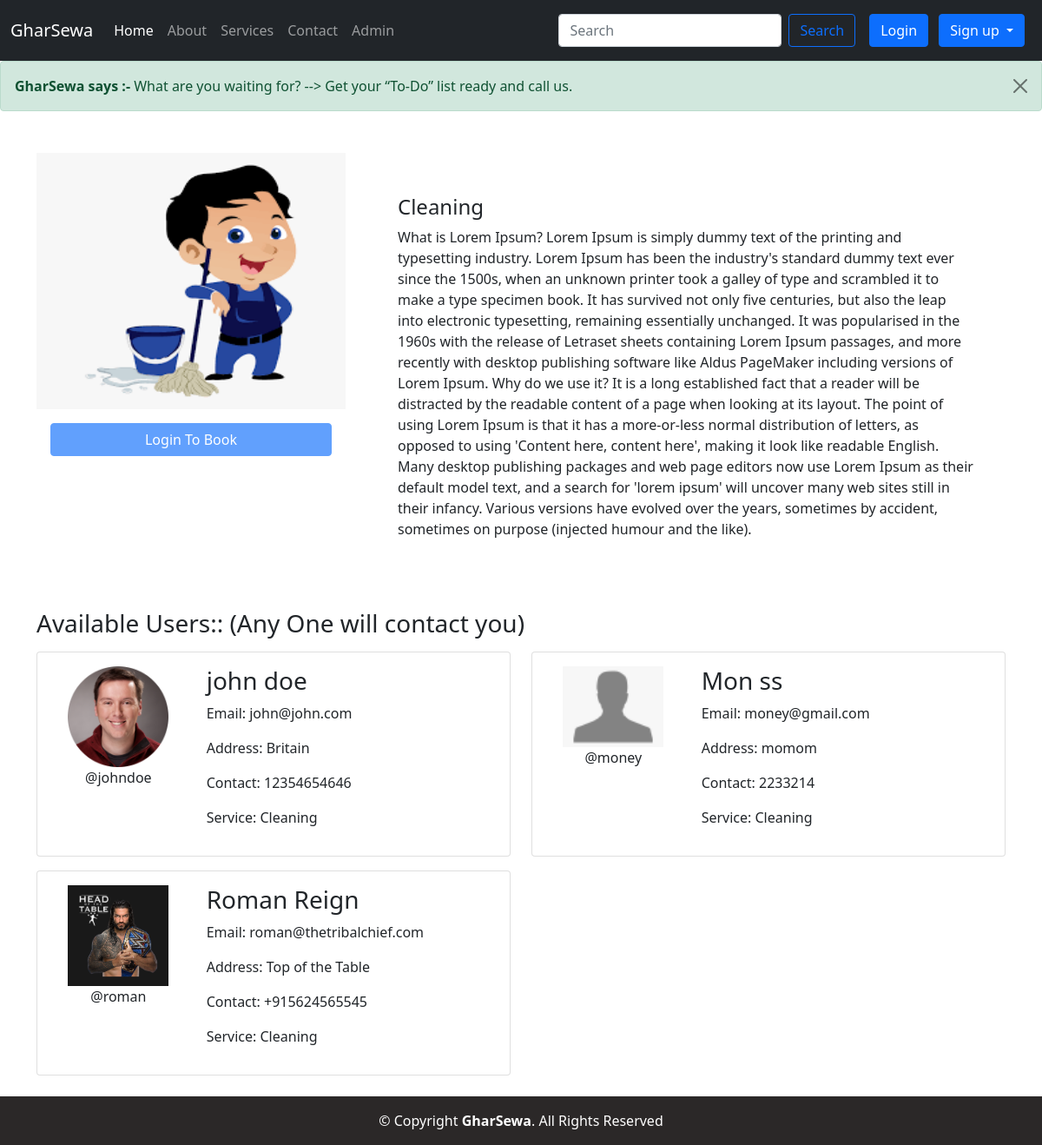
The app's page /services/2/, older data.
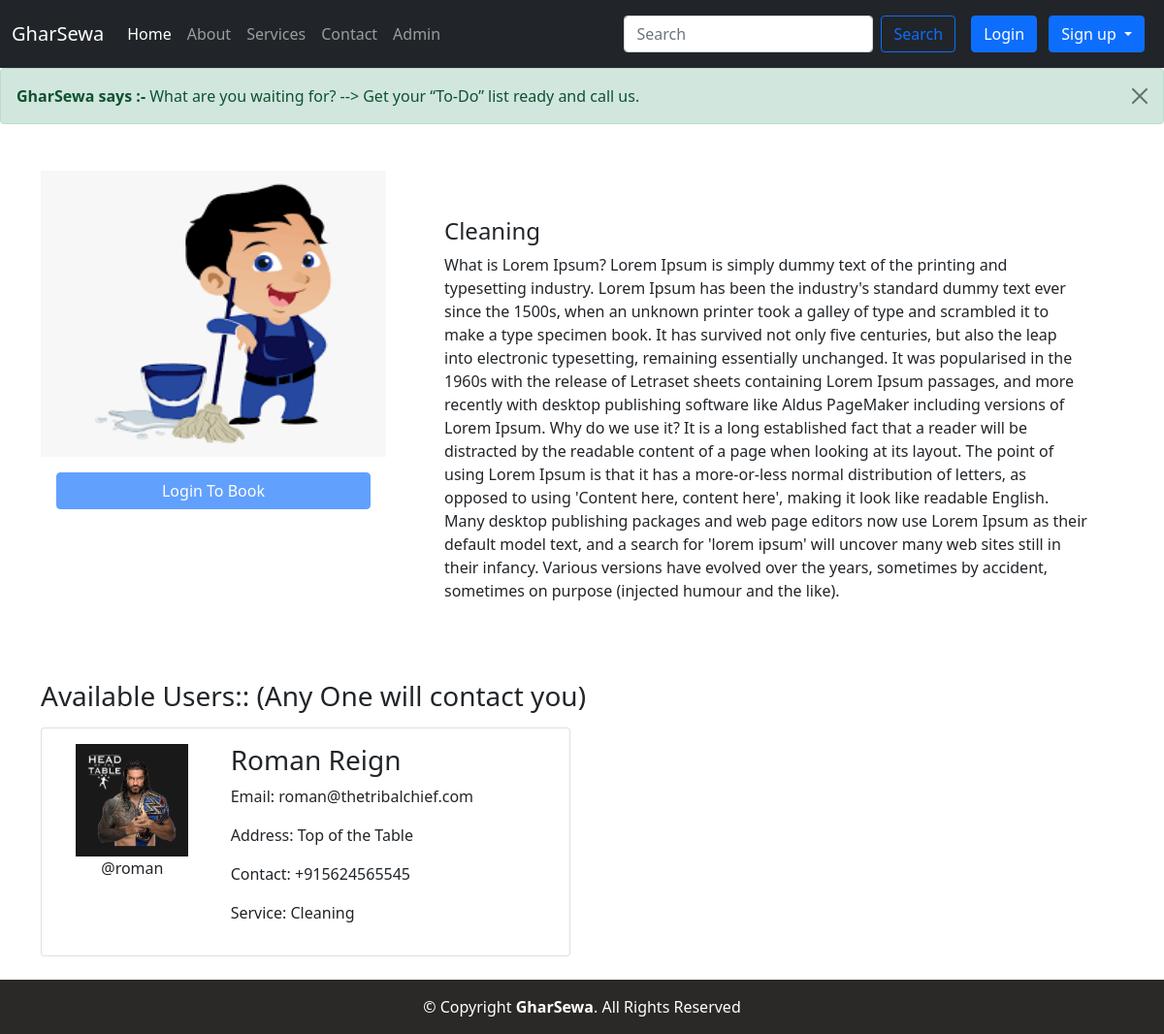
The same page, newer data.
### home/models.py (models this page shows, shortened)
class Service(models.Model):
    service_id = models.AutoField(primary_key=True)
    service_name = models.CharField(max_length=50)
    service_desc = models.TextField()
    image = models.FileField(null=True)
    pub_date = models.DateField(auto_now_add=True)

class Service_Man(models.Model):
    status = models.ForeignKey(Status, on_delete=models.CASCADE, null=True)
    user = models.ForeignKey(User, on_delete=CASCADE, null=True)
    phone = models.CharField(max_length=20, null=True)
    image = models.ImageField(upload_to='service_man/', null=True)
    address = models.CharField(max_length=100, null=True)
    service = models.ForeignKey(
        Service, on_delete=CASCADE, null=True, blank=True)
    date_joined = models.DateField(auto_now_add=True)

### home/views.py (the view)
# urls.py: path('services/<int:myid>/', views.serviceView, name='serviceView'),
def serviceView(request, myid):
    messages.success(
        request, 'What are you waiting for? --> Get your “To-Do” list ready and call us')
    service = Service.objects.filter(service_id=myid)[0]
    users = Service_Man.objects.filter(service=service)
    context = {'service': service, 'users': users}
    return render(request, 'service_view.html', context)

### templates/service_view.html (shortened to what this page needs)
{% extends 'base.html' %}
{% block body %}
<div class="container-fluid">
    <div class="container mt-5">
        <div class="row">
            <div class="col-md-4">
                <div class="row">
                    <img src='/media/{{service.image}}' class="card-img-top" width="233px" height="295px">
                </div>
                <div class="row mt-3 mx-3">
                    {% if user.is_authenticated %}
                    <a href="/book_service/" class="btn btn-primary">Book Now</a>
                    {% else %}
                    <button href="#" class="btn btn-primary" disabled>Login To Book</button>
                    {% endif %}
                </div>
            </div>
            <div class="col-md-8 p-5">
                <h4>{{ service.service_name }}</h4>
                <p>{{ service.service_desc }}</p>
            </div>
        </div>
        <div class="my-3">
            <h3>Available Users:: (Any One will contact you)</h3>
            <div class="row mt-2">
                {% for user in users %}
                <div class="col-md-6">
                    <div class="card card-body my-2">
                        <div class="row">
                            <div class="col-md-4">
                                <div>
                                    <img src="{{user.image.url}}" class="image-thumbnail w-75 m-auto" alt="Photos">
                                    <p class="text-center">@{{user.user.username}}</p>
                                </div>
                            </div>
                            <div class="col-md-8">
                                <h3>{{user.user.first_name}} {{user.user.last_name}}</h3>
                                <p>Email: {{user.user.email}}</p>
                                <p>Address: {{user.address}}</p>
                                <p>Contact: {{user.phone}}</p>
                                <p>Service: {{user.service.service_name}}</p>
                            </div>
                        </div>
                    </div>
                </div>
                {% endfor %}
            </div>
        </div>
    </div>
</div>
{% endblock body %}

### templates/base.html (shortened to what this page needs)
{% load static %}
<!DOCTYPE html>
<html lang="en">
<head>
    <link rel="stylesheet" href="https://cdnjs.cloudflare.com/ajax/libs/jquery-confirm/3.3.2/jquery-confirm.min.css">
    <link href="https://cdn.jsdelivr.net/npm/bootstrap@5.0.1/dist/css/bootstrap.min.css" rel="stylesheet"
>
    <link rel="stylesheet" href="https://stackpath.bootstrapcdn.com/font-awesome/4.7.0/css/font-awesome.min.css">
    <link rel="stylesheet" href="{% static '/css/style.css' %}">
</head>
<body>
    <nav class="navbar navbar-expand-lg navbar-dark bg-dark">
        <div class="container-fluid">
            <a class="navbar-brand" href="/">GharSewa</a>
            <div class="collapse navbar-collapse" id="navbarSupportedContent">
                <ul class="navbar-nav me-auto mb-2 mb-lg-0">
                    {% if user.is_superuser %}
                    <li class="nav-item">
                        <a class="nav-link active" aria-current="page" href="{% url 'admin_home' %}">Home</a>
                    </li>
                    {% else %}
                    <li class="nav-item">
                        <a class="nav-link active" aria-current="page" href="/">Home</a>
                    </li>
                    {% endif %}
                    <li class="nav-item">
                        <a class="nav-link" href="/about">About</a>
                    </li>
                    <li class="nav-item">
                        <a class="nav-link" href="/services">Services</a>
                    </li>
                    <li class="nav-item">
                        <a class="nav-link" href="/contact">Contact</a>
                    </li>
                    <li class="nav-item">
                        <a class="nav-link" target="_blank" href="/admin">Admin</a>
                    </li>
                </ul>
                <form class="d-flex" action="/search" method="GET">
                    <input class="form-control me-2" type="search" name="search" id="search" placeholder="Search"
                        aria-label="Search" required>
                    <button class="btn btn-outline-primary" type="submit">Search</button>
                </form>
                <div class="m-2">
                    {% if user.is_authenticated %}
                    <span class="dropdown">
                        <button class="btn btn-outline-primary dropdown-toggle" type="button" id="userid"
                            data-bs-toggle="dropdown" aria-expanded="false">
                            Welcome {{request.user}}
                        </button>
                        <ul class="dropdown-menu" aria-labelledby="userid">
                            {% if user.is_superuser%}
                            {% else %}
                            <a class="dropdown-item" href="{% url 'profile' %}">Profile</a>
                            {% endif %}
                            <a class="dropdown-item" href="{% url 'tracker' %}">Tracker</a>
                            <a class="dropdown-item" href="{% url 'logout' %}">Logout</a>
                        </ul>
                    </span>
                    {% else %}
                    <a href="{% url 'login' %}" class="btn btn-primary mx-2" type="button">Login</a>
                    <span class="dropdown">
                        <button class="btn btn-primary dropdown-toggle" type="button" id="dropdownMenuButton1"
                            data-bs-toggle="dropdown" aria-expanded="false">
                            Sign up
                        </button>
                    </span>
                </div>
                {% endif %}
            </div>
        </div>
    </nav>
    {% if messages %}
    {% for message in messages%}
    <div class="alert alert-{{message.tags}} alert-dismissible fade show" role="alert">
        <strong>GharSewa says :- </strong> {{message}}.
        <button type="button" class="btn-close" data-bs-dismiss="alert" aria-label="Close"></button>
    </div>
    {% endfor %}
    {% endif %}
    {% block body %}{% endblock body %}
    <footer id="footer">
        <div class="copyright p-2">
            &copy; Copyright <strong><span>GharSewa</span></strong>. All Rights Reserved
        </div>
    </footer>
</body>
</html>

### static/css/style.css (style rules this page uses)
:root { --font1: "Montserrat"; --font2: "Roboto Slab"; --color1: #708ce7; }
* { box-sizing: border-box; margin: 0; padding: 0; }
html { scroll-behavior: smooth; }
body { overflow-x: hidden; line-height: 1.5; }
img { display: block; }
.row { justify-content: space-between; }
footer { text-align: center; background-color: rgb(43, 40, 40); color: white; width: 100%; line-height: 2.5rem; }
.m-auto { margin: auto; }

Row changes from the older to the newer data that the page shows:
removed Service_Man: image (picture), user.username "johndoe", user.first_name "john", user.last_name "doe", user.email "john@john.com", address "Britain", phone "12354654646", service.service_name "Cleaning"
removed Service_Man: image (placeholder picture), user.username "money", user.first_name "Mon", user.last_name "ss", user.email "money@gmail.com", address "momom", phone "2233214", service.service_name "Cleaning"
